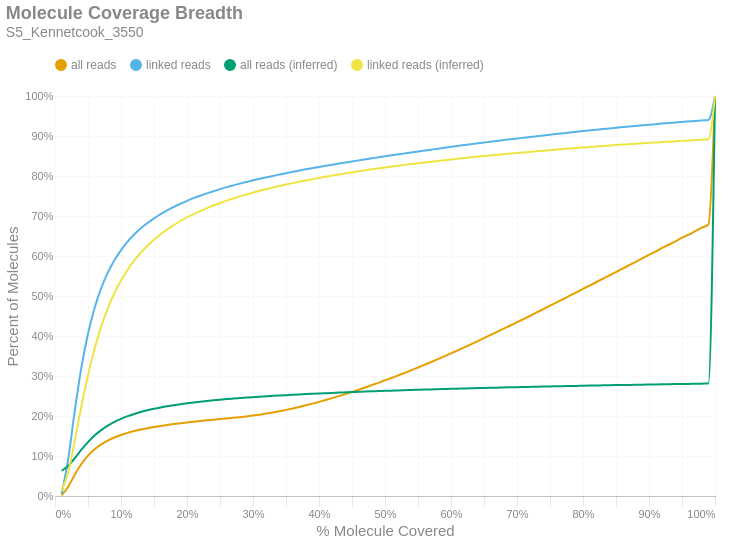

Write notebook code for a chart like this one.
### Markdown cell above
### Molecule Read Coverage
This chart shows molecule coverage breadth as computed by the number of bases aligned to that molecule. In other words, "*how much of each unique long molecule is actually sequenced/aligned?*" Keep in mind there is a distinction between sequences and alignments, since some sequences belonging to a particular molecule may not align well and wouldn't appear in the alignment data. This chart also shows molecule coverage breadth as computed by the *inferred fragment* from which the aligned sequences originate. Unlike read coverage, this calculation takes into account the total insert size, including unsequenced gaps between the forward and reverse reads. Like the previous figures, these are cumulative percents.

### Code cell
if SKIPLR:
    print_html(f"Skipped")
else:
    binned_df = consolidated_hist(valids['coverage_bp'], mask, 0.01, True)
    binned_df_inf = consolidated_hist(valids['coverage_inserts'], mask, 0.01, True)
    binned_df = binned_df.with_columns(pl.lit(binned_df_inf['all reads (cumsum)']).alias('all reads (inferred)'))
    binned_df = binned_df.with_columns(pl.lit(binned_df_inf['linked reads (cumsum)']).alias('linked reads (inferred)'))
    binned_df = binned_df.with_columns(
        (pl.col('bin').cast(pl.Float64) + 0.01).alias('right_edge')
    )

    with SafeRender(binned_df):
        (
            density_plot(binned_df, 'Molecule Coverage Breadth', samplename, 'molcov', ['all reads (inferred)','linked reads (inferred)'])
            .encode(
                #x=alt.X('bin:Q', title="% Molecule Covered").axis(format = '%').scale(padding=0),
                x=alt.X('right_edge:Q', title="% Molecule Covered").axis(format='%').scale(padding=0),
                y=alt.Y('value:Q', title='Percent of Molecules')
                    .axis(format='%')
                    .stack(False)
                    .scale(domainMin=0, padding=0),
                color=alt.Color("key:N").scale(domain = ["all reads", "linked reads", "all reads (inferred)", "linked reads (inferred)"]),
                tooltip = [
                    alt.Tooltip("key:N", title = "Data Type"),
                    alt.Tooltip("range_label:N", title="% Molecule Covered"),
                    alt.Tooltip("value:Q", format = ".2%", title="% Molecules")
                ]
            )
        ).display()

### Figure 1 — Vega-Lite specification as saved in the notebook (floating-point values rounded to 4 significant figures)
{"width": "container", "height": 400, "config": {"title": {"anchor": "start", "dy": -15, "fontSize": 18, "color": "#888888", "subtitleColor": "#888888", "subtitleFontSize": 14}, "arc": {"fill": "#0072B2"}, "axis": {"domainColor": "#888888", "domainWidth": 0.5, "gridWidth": 0.2, "grid": false, "titleFontWeight": 400, "titleFontSize": 15, "labelFontSize": 11, "labelColor": "#888888", "tickColor": "#888888", "tickWidth": 0.2, "titleColor": "#888888"}, "axisBand": {"grid": false}, "axisX": {"grid": true, "tickSize": 10, "domainCap": "round"}, "axisY": {"domain": false, "grid": true, "tickSize": 0, "domainCap": "round"}, "background": "transparent", "header": {"labelFontSize": 15, "labelColor": "#888888", "titleFontSize": 15, "titleFontWeight": 600, "titleColor": "#888888"}, "legend": {"labelFont": "sans-serif", "labelFontSize": 12, "labelColor": "#888888", "symbolSize": 100, "symbolType": "circle", "titleFontSize": 12, "titlePadding": 10, "titleColor": "#888888", "title": null, "orient": "top"}, "range": {"category": ["#E69F00", "#56B4E9", "#009E73", "#F0E442", "#0072B2", "#D55E00", "#CC79A7", "#000000"], "diverging": ["#cfe8f3", "#a2d4ec", "#73bfe2", "#46abdb", "#1696d2", "#12719e"]}, "area": {"fill": "#0072B2", "fillOpacity": 0.7, "line": true, "strokeOpacity": 0.7}, "line": {"color": "#0072B2", "stroke": "#0072B2", "strokeWidth": 2}, "trail": {"color": "#0072B2", "stroke": "#0072B2", "strokeWidth": 0, "size": 1}, "point": {"filled": true, "fillOpacity": 1.0, "size": 95}, "text": {"color": "#888888", "fontSize": 11, "align": "right", "fontWeight": 400, "size": 11}, "bar": {"fill": "#0072B2", "stroke": null}, "view": {"stroke": null, "continuousWidth": 660, "continuousHeight": 400}}, "data": {"name": "data-34b2fc62a1e7607a2931cf232a9e436e"}, "mark": {"type": "line", "interpolate": "monotone", "point": {"opacity": 0, "size": 275}}, "encoding": {"color": {"field": "key", "scale": {"domain": ["all reads", "linked reads", "all reads (inferred)", "linked reads (inferred)"]}, "type": "nominal"}, "tooltip": [{"field": "key", "title": "Data Type", "type": "nominal"}, {"field": "range_label", "title": "% Molecule Covered", "type": "nominal"}, {"field": "value", "format": ".2%", "title": "% Molecules", "type": "quantitative"}], "x": {"axis": {"format": "%"}, "field": "right_edge", "scale": {"padding": 0}, "title": "% Molecule Covered", "type": "quantitative"}, "y": {"axis": {"format": "%"}, "field": "value", "scale": {"domainMin": 0, "padding": 0}, "stack": false, "title": "Percent of Molecules", "type": "quantitative"}}, "params": [{"name": "param_c36ac31b6afebe62", "select": {"type": "point", "fields": ["key"]}, "bind": "legend"}], "title": {"text": "Molecule Coverage Breadth", "subtitle": "S5_Kennetcook_3550"}, "transform": [{"fold": ["all reads (cumsum)", "linked reads (cumsum)", "all reads (inferred)", "linked reads (inferred)"]}, {"calculate": "replace(datum.key, ' (cumsum)', '')", "as": "key"}, {"filter": {"param": "param_c36ac31b6afebe62"}}], "usermeta": {"embedOptions": {"downloadFileName": "S5_Kennetcook_3550.molcov"}}, "$schema": "https://vega.github.io/schema/vega-lite/v6.1.0.json", "datasets": {"data-34b2fc62a1e7607a2931cf232a9e436e": [{"bin": "0.0", "interval": "0.0-0.01", "all reads": 0.001641, "linked reads": 0.005796, "all reads (cumsum)": 0.001641, "linked reads (cumsum)": 0.005796, "range_label": "0.0-0.01", "all reads (inferred)": 0.06315, "linked reads (inferred)": 0.01318, "right_edge": 0.01}, {"bin": "0.01", "interval": "0.01-0.02", "all reads": 0.0217, "linked reads": 0.08662, "all reads (cumsum)": 0.02334, "linked reads (cumsum)": 0.09241, "range_label": "0.01-0.02", "all reads (inferred)": 0.07479, "linked reads (inferred)": 0.05875, "right_edge": 0.02}, {"bin": "0.02", "interval": "0.02-0.03", "all reads": 0.03, "linked reads": 0.1213, "all reads (cumsum)": 0.05334, "linked reads (cumsum)": 0.2137, "range_label": "0.02-0.03", "all reads (inferred)": 0.09474, "linked reads (inferred)": 0.139, "right_edge": 0.03}, {"bin": "0.03", "interval": "0.03-0.04", "all reads": 0.02664, "linked reads": 0.1079, "all reads (cumsum)": 0.07998, "linked reads (cumsum)": 0.3216, "range_label": "0.03-0.04", "all reads (inferred)": 0.1159, "linked reads (inferred)": 0.2246, "right_edge": 0.04}, {"bin": "0.04", "interval": "0.04-0.05", "all reads": 0.02079, "linked reads": 0.08422, "all reads (cumsum)": 0.1008, "linked reads (cumsum)": 0.4058, "range_label": "0.04-0.05", "all reads (inferred)": 0.1348, "linked reads (inferred)": 0.3019, "right_edge": 0.05}, {"bin": "0.05", "interval": "0.05-0.06", "all reads": 0.01591, "linked reads": 0.0643, "all reads (cumsum)": 0.1167, "linked reads (cumsum)": 0.4701, "range_label": "0.05-0.06", "all reads (inferred)": 0.1511, "linked reads (inferred)": 0.3684, "right_edge": 0.06}, {"bin": "0.06", "interval": "0.06-0.07", "all reads": 0.01227, "linked reads": 0.04965, "all reads (cumsum)": 0.129, "linked reads (cumsum)": 0.5197, "range_label": "0.06-0.07", "all reads (inferred)": 0.1647, "linked reads (inferred)": 0.4235, "right_edge": 0.07}, {"bin": "0.07", "interval": "0.07-0.08", "all reads": 0.009555, "linked reads": 0.0386, "all reads (cumsum)": 0.1385, "linked reads (cumsum)": 0.5583, "range_label": "0.07-0.08", "all reads (inferred)": 0.1759, "linked reads (inferred)": 0.4692, "right_edge": 0.08}, {"bin": "0.08", "interval": "0.08-0.09", "all reads": 0.007685, "linked reads": 0.03099, "all reads (cumsum)": 0.1462, "linked reads (cumsum)": 0.5893, "range_label": "0.08-0.09", "all reads (inferred)": 0.1851, "linked reads (inferred)": 0.5069, "right_edge": 0.09}, {"bin": "0.09", "interval": "0.09-0.1", "all reads": 0.006353, "linked reads": 0.02553, "all reads (cumsum)": 0.1525, "linked reads (cumsum)": 0.6148, "range_label": "0.09-0.1", "all reads (inferred)": 0.1929, "linked reads (inferred)": 0.5385, "right_edge": 0.1}, {"bin": "0.1", "interval": "0.1-0.11", "all reads": 0.005302, "linked reads": 0.02122, "all reads (cumsum)": 0.1578, "linked reads (cumsum)": 0.6361, "range_label": "0.1-0.11", "all reads (inferred)": 0.1996, "linked reads (inferred)": 0.5656, "right_edge": 0.11}, {"bin": "0.11", "interval": "0.11-0.12", "all reads": 0.004417, "linked reads": 0.01765, "all reads (cumsum)": 0.1623, "linked reads (cumsum)": 0.6537, "range_label": "0.11-0.12", "all reads (inferred)": 0.2051, "linked reads (inferred)": 0.5883, "right_edge": 0.12}, {"bin": "0.12", "interval": "0.12-0.13", "all reads": 0.00386, "linked reads": 0.01542, "all reads (cumsum)": 0.1661, "linked reads (cumsum)": 0.6691, "range_label": "0.12-0.13", "all reads (inferred)": 0.21, "linked reads (inferred)": 0.6081, "right_edge": 0.13}, {"bin": "0.13", "interval": "0.13-0.14", "all reads": 0.003397, "linked reads": 0.01346, "all reads (cumsum)": 0.1695, "linked reads (cumsum)": 0.6826, "range_label": "0.13-0.14", "all reads (inferred)": 0.2143, "linked reads (inferred)": 0.6254, "right_edge": 0.14}, {"bin": "0.14", "interval": "0.14-0.15", "all reads": 0.002885, "linked reads": 0.01137, "all reads (cumsum)": 0.1724, "linked reads (cumsum)": 0.694, "range_label": "0.14-0.15", "all reads (inferred)": 0.218, "linked reads (inferred)": 0.6405, "right_edge": 0.15}, {"bin": "0.15", "interval": "0.15-0.16", "all reads": 0.002709, "linked reads": 0.01063, "all reads (cumsum)": 0.1751, "linked reads (cumsum)": 0.7046, "range_label": "0.15-0.16", "all reads (inferred)": 0.2214, "linked reads (inferred)": 0.6542, "right_edge": 0.16}, {"bin": "0.16", "interval": "0.16-0.17", "all reads": 0.002453, "linked reads": 0.00952, "all reads (cumsum)": 0.1776, "linked reads (cumsum)": 0.7141, "range_label": "0.16-0.17", "all reads (inferred)": 0.2244, "linked reads (inferred)": 0.6664, "right_edge": 0.17}, {"bin": "0.17", "interval": "0.17-0.18", "all reads": 0.002257, "linked reads": 0.008635, "all reads (cumsum)": 0.1798, "linked reads (cumsum)": 0.7228, "range_label": "0.17-0.18", "all reads (inferred)": 0.2271, "linked reads (inferred)": 0.6774, "right_edge": 0.18}, {"bin": "0.18", "interval": "0.18-0.19", "all reads": 0.00209, "linked reads": 0.007919, "all reads (cumsum)": 0.1819, "linked reads (cumsum)": 0.7307, "range_label": "0.18-0.19", "all reads (inferred)": 0.2296, "linked reads (inferred)": 0.6875, "right_edge": 0.19}, {"bin": "0.19", "interval": "0.19-0.2", "all reads": 0.001918, "linked reads": 0.007102, "all reads (cumsum)": 0.1838, "linked reads (cumsum)": 0.7378, "range_label": "0.19-0.2", "all reads (inferred)": 0.2319, "linked reads (inferred)": 0.6967, "right_edge": 0.2}, {"bin": "0.2", "interval": "0.2-0.21", "all reads": 0.001876, "linked reads": 0.00681, "all reads (cumsum)": 0.1857, "linked reads (cumsum)": 0.7446, "range_label": "0.2-0.21", "all reads (inferred)": 0.2339, "linked reads (inferred)": 0.7048, "right_edge": 0.21}, {"bin": "0.21", "interval": "0.21-0.22", "all reads": 0.001739, "linked reads": 0.006153, "all reads (cumsum)": 0.1874, "linked reads (cumsum)": 0.7507, "range_label": "0.21-0.22", "all reads (inferred)": 0.2357, "linked reads (inferred)": 0.7124, "right_edge": 0.22}, {"bin": "0.22", "interval": "0.22-0.23", "all reads": 0.001655, "linked reads": 0.00575, "all reads (cumsum)": 0.1891, "linked reads (cumsum)": 0.7565, "range_label": "0.22-0.23", "all reads (inferred)": 0.2375, "linked reads (inferred)": 0.7196, "right_edge": 0.23}, {"bin": "0.23", "interval": "0.23-0.24", "all reads": 0.001663, "linked reads": 0.005501, "all reads (cumsum)": 0.1908, "linked reads (cumsum)": 0.762, "range_label": "0.23-0.24", "all reads (inferred)": 0.2392, "linked reads (inferred)": 0.7263, "right_edge": 0.24}, {"bin": "0.24", "interval": "0.24-0.25", "all reads": 0.001624, "linked reads": 0.005275, "all reads (cumsum)": 0.1924, "linked reads (cumsum)": 0.7673, "range_label": "0.24-0.25", "all reads (inferred)": 0.2408, "linked reads (inferred)": 0.7326, "right_edge": 0.25}, {"bin": "0.25", "interval": "0.25-0.26", "all reads": 0.001554, "linked reads": 0.004887, "all reads (cumsum)": 0.1939, "linked reads (cumsum)": 0.7721, "range_label": "0.25-0.26", "all reads (inferred)": 0.2422, "linked reads (inferred)": 0.7386, "right_edge": 0.26}, {"bin": "0.26", "interval": "0.26-0.27", "all reads": 0.001532, "linked reads": 0.004441, "all reads (cumsum)": 0.1955, "linked reads (cumsum)": 0.7766, "range_label": "0.26-0.27", "all reads (inferred)": 0.2435, "linked reads (inferred)": 0.7438, "right_edge": 0.27}, {"bin": "0.27", "interval": "0.27-0.28", "all reads": 0.00163, "linked reads": 0.004315, "all reads (cumsum)": 0.1971, "linked reads (cumsum)": 0.7809, "range_label": "0.27-0.28", "all reads (inferred)": 0.2448, "linked reads (inferred)": 0.7488, "right_edge": 0.28}, {"bin": "0.28", "interval": "0.28-0.29", "all reads": 0.001809, "linked reads": 0.004169, "all reads (cumsum)": 0.1989, "linked reads (cumsum)": 0.7851, "range_label": "0.28-0.29", "all reads (inferred)": 0.246, "linked reads (inferred)": 0.7538, "right_edge": 0.29}, {"bin": "0.29", "interval": "0.29-0.3", "all reads": 0.002131, "linked reads": 0.004104, "all reads (cumsum)": 0.201, "linked reads (cumsum)": 0.7892, "range_label": "0.29-0.3", "all reads (inferred)": 0.2472, "linked reads (inferred)": 0.7585, "right_edge": 0.3}, {"bin": "0.3", "interval": "0.3-0.31", "all reads": 0.002366, "linked reads": 0.003834, "all reads (cumsum)": 0.2034, "linked reads (cumsum)": 0.793, "range_label": "0.3-0.31", "all reads (inferred)": 0.2483, "linked reads (inferred)": 0.7631, "right_edge": 0.31}, {"bin": "0.31", "interval": "0.31-0.32", "all reads": 0.002615, "linked reads": 0.00363, "all reads (cumsum)": 0.206, "linked reads (cumsum)": 0.7966, "range_label": "0.31-0.32", "all reads (inferred)": 0.2494, "linked reads (inferred)": 0.7673, "right_edge": 0.32}, {"bin": "0.32", "interval": "0.32-0.33", "all reads": 0.002914, "linked reads": 0.003579, "all reads (cumsum)": 0.2089, "linked reads (cumsum)": 0.8002, "range_label": "0.32-0.33", "all reads (inferred)": 0.2503, "linked reads (inferred)": 0.7712, "right_edge": 0.33}, {"bin": "0.33", "interval": "0.33-0.34", "all reads": 0.003088, "linked reads": 0.003445, "all reads (cumsum)": 0.212, "linked reads (cumsum)": 0.8037, "range_label": "0.33-0.34", "all reads (inferred)": 0.2513, "linked reads (inferred)": 0.775, "right_edge": 0.34}, {"bin": "0.34", "interval": "0.34-0.35", "all reads": 0.003273, "linked reads": 0.003416, "all reads (cumsum)": 0.2153, "linked reads (cumsum)": 0.8071, "range_label": "0.34-0.35", "all reads (inferred)": 0.2522, "linked reads (inferred)": 0.7786, "right_edge": 0.35}, {"bin": "0.35", "interval": "0.35-0.36", "all reads": 0.003575, "linked reads": 0.00335, "all reads (cumsum)": 0.2189, "linked reads (cumsum)": 0.8104, "range_label": "0.35-0.36", "all reads (inferred)": 0.2531, "linked reads (inferred)": 0.7822, "right_edge": 0.36}, {"bin": "0.36", "interval": "0.36-0.37", "all reads": 0.003818, "linked reads": 0.003148, "all reads (cumsum)": 0.2227, "linked reads (cumsum)": 0.8136, "range_label": "0.36-0.37", "all reads (inferred)": 0.2539, "linked reads (inferred)": 0.7856, "right_edge": 0.37}, {"bin": "0.37", "interval": "0.37-0.38", "all reads": 0.004005, "linked reads": 0.003118, "all reads (cumsum)": 0.2267, "linked reads (cumsum)": 0.8167, "range_label": "0.37-0.38", "all reads (inferred)": 0.2547, "linked reads (inferred)": 0.7888, "right_edge": 0.38}, {"bin": "0.38", "interval": "0.38-0.39", "all reads": 0.004184, "linked reads": 0.002998, "all reads (cumsum)": 0.2309, "linked reads (cumsum)": 0.8197, "range_label": "0.38-0.39", "all reads (inferred)": 0.2555, "linked reads (inferred)": 0.792, "right_edge": 0.39}, {"bin": "0.39", "interval": "0.39-0.4", "all reads": 0.004464, "linked reads": 0.002985, "all reads (cumsum)": 0.2353, "linked reads (cumsum)": 0.8227, "range_label": "0.39-0.4", "all reads (inferred)": 0.2563, "linked reads (inferred)": 0.7951, "right_edge": 0.4}, {"bin": "0.4", "interval": "0.4-0.41", "all reads": 0.004557, "linked reads": 0.002824, "all reads (cumsum)": 0.2399, "linked reads (cumsum)": 0.8255, "range_label": "0.4-0.41", "all reads (inferred)": 0.257, "linked reads (inferred)": 0.7981, "right_edge": 0.41}, {"bin": "0.41", "interval": "0.41-0.42", "all reads": 0.004795, "linked reads": 0.002732, "all reads (cumsum)": 0.2447, "linked reads (cumsum)": 0.8282, "range_label": "0.41-0.42", "all reads (inferred)": 0.2578, "linked reads (inferred)": 0.801, "right_edge": 0.42}, {"bin": "0.42", "interval": "0.42-0.43", "all reads": 0.004956, "linked reads": 0.002774, "all reads (cumsum)": 0.2497, "linked reads (cumsum)": 0.831, "range_label": "0.42-0.43", "all reads (inferred)": 0.2585, "linked reads (inferred)": 0.8038, "right_edge": 0.43}, {"bin": "0.43", "interval": "0.43-0.44", "all reads": 0.005124, "linked reads": 0.002721, "all reads (cumsum)": 0.2548, "linked reads (cumsum)": 0.8337, "range_label": "0.43-0.44", "all reads (inferred)": 0.2591, "linked reads (inferred)": 0.8064, "right_edge": 0.44}, {"bin": "0.44", "interval": "0.44-0.45", "all reads": 0.005308, "linked reads": 0.002717, "all reads (cumsum)": 0.2601, "linked reads (cumsum)": 0.8364, "range_label": "0.44-0.45", "all reads (inferred)": 0.2598, "linked reads (inferred)": 0.8091, "right_edge": 0.45}, {"bin": "0.45", "interval": "0.45-0.46", "all reads": 0.005492, "linked reads": 0.00263, "all reads (cumsum)": 0.2656, "linked reads (cumsum)": 0.8391, "range_label": "0.45-0.46", "all reads (inferred)": 0.2604, "linked reads (inferred)": 0.8116, "right_edge": 0.46}, {"bin": "0.46", "interval": "0.46-0.47", "all reads": 0.005654, "linked reads": 0.002538, "all reads (cumsum)": 0.2712, "linked reads (cumsum)": 0.8416, "range_label": "0.46-0.47", "all reads (inferred)": 0.2611, "linked reads (inferred)": 0.8142, "right_edge": 0.47}, {"bin": "0.47", "interval": "0.47-0.48", "all reads": 0.00586, "linked reads": 0.002568, "all reads (cumsum)": 0.2771, "linked reads (cumsum)": 0.8442, "range_label": "0.47-0.48", "all reads (inferred)": 0.2617, "linked reads (inferred)": 0.8166, "right_edge": 0.48}, {"bin": "0.48", "interval": "0.48-0.49", "all reads": 0.005749, "linked reads": 0.002465, "all reads (cumsum)": 0.2828, "linked reads (cumsum)": 0.8467, "range_label": "0.48-0.49", "all reads (inferred)": 0.2623, "linked reads (inferred)": 0.819, "right_edge": 0.49}, {"bin": "0.49", "interval": "0.49-0.5", "all reads": 0.006443, "linked reads": 0.002638, "all reads (cumsum)": 0.2893, "linked reads (cumsum)": 0.8493, "range_label": "0.49-0.5", "all reads (inferred)": 0.2629, "linked reads (inferred)": 0.8214, "right_edge": 0.5}, {"bin": "0.5", "interval": "0.5-0.51", "all reads": 0.005726, "linked reads": 0.002496, "all reads (cumsum)": 0.295, "linked reads (cumsum)": 0.8518, "range_label": "0.5-0.51", "all reads (inferred)": 0.2634, "linked reads (inferred)": 0.8235, "right_edge": 0.51}, {"bin": "0.51", "interval": "0.51-0.52", "all reads": 0.006516, "linked reads": 0.002399, "all reads (cumsum)": 0.3015, "linked reads (cumsum)": 0.8542, "range_label": "0.51-0.52", "all reads (inferred)": 0.264, "linked reads (inferred)": 0.8258, "right_edge": 0.52}, {"bin": "0.52", "interval": "0.52-0.53", "all reads": 0.006375, "linked reads": 0.002404, "all reads (cumsum)": 0.3079, "linked reads (cumsum)": 0.8566, "range_label": "0.52-0.53", "all reads (inferred)": 0.2645, "linked reads (inferred)": 0.8278, "right_edge": 0.53}, {"bin": "0.53", "interval": "0.53-0.54", "all reads": 0.006644, "linked reads": 0.002386, "all reads (cumsum)": 0.3145, "linked reads (cumsum)": 0.859, "range_label": "0.53-0.54", "all reads (inferred)": 0.2651, "linked reads (inferred)": 0.83, "right_edge": 0.54}, {"bin": "0.54", "interval": "0.54-0.55", "all reads": 0.006596, "linked reads": 0.002339, "all reads (cumsum)": 0.3211, "linked reads (cumsum)": 0.8613, "range_label": "0.54-0.55", "all reads (inferred)": 0.2655, "linked reads (inferred)": 0.8319, "right_edge": 0.55}, {"bin": "0.55", "interval": "0.55-0.56", "all reads": 0.006925, "linked reads": 0.002267, "all reads (cumsum)": 0.3281, "linked reads (cumsum)": 0.8636, "range_label": "0.55-0.56", "all reads (inferred)": 0.266, "linked reads (inferred)": 0.8339, "right_edge": 0.56}, {"bin": "0.56", "interval": "0.56-0.57", "all reads": 0.007004, "linked reads": 0.002299, "all reads (cumsum)": 0.3351, "linked reads (cumsum)": 0.8659, "range_label": "0.56-0.57", "all reads (inferred)": 0.2665, "linked reads (inferred)": 0.8358, "right_edge": 0.57}, {"bin": "0.57", "interval": "0.57-0.58", "all reads": 0.006991, "linked reads": 0.002378, "all reads (cumsum)": 0.3421, "linked reads (cumsum)": 0.8683, "range_label": "0.57-0.58", "all reads (inferred)": 0.267, "linked reads (inferred)": 0.8376, "right_edge": 0.58}, {"bin": "0.58", "interval": "0.58-0.59", "all reads": 0.007211, "linked reads": 0.002336, "all reads (cumsum)": 0.3493, "linked reads (cumsum)": 0.8706, "range_label": "0.58-0.59", "all reads (inferred)": 0.2675, "linked reads (inferred)": 0.8395, "right_edge": 0.59}, {"bin": "0.59", "interval": "0.59-0.6", "all reads": 0.007424, "linked reads": 0.002263, "all reads (cumsum)": 0.3567, "linked reads (cumsum)": 0.8729, "range_label": "0.59-0.6", "all reads (inferred)": 0.268, "linked reads (inferred)": 0.8414, "right_edge": 0.6}, {"bin": "0.6", "interval": "0.6-0.61", "all reads": 0.007157, "linked reads": 0.00224, "all reads (cumsum)": 0.3639, "linked reads (cumsum)": 0.8751, "range_label": "0.6-0.61", "all reads (inferred)": 0.2684, "linked reads (inferred)": 0.8432, "right_edge": 0.61}, {"bin": "0.61", "interval": "0.61-0.62", "all reads": 0.007574, "linked reads": 0.002217, "all reads (cumsum)": 0.3714, "linked reads (cumsum)": 0.8773, "range_label": "0.61-0.62", "all reads (inferred)": 0.2688, "linked reads (inferred)": 0.8449, "right_edge": 0.62}, {"bin": "0.62", "interval": "0.62-0.63", "all reads": 0.007573, "linked reads": 0.002259, "all reads (cumsum)": 0.379, "linked reads (cumsum)": 0.8796, "range_label": "0.62-0.63", "all reads (inferred)": 0.2693, "linked reads (inferred)": 0.8466, "right_edge": 0.63}, {"bin": "0.63", "interval": "0.63-0.64", "all reads": 0.007758, "linked reads": 0.00209, "all reads (cumsum)": 0.3868, "linked reads (cumsum)": 0.8817, "range_label": "0.63-0.64", "all reads (inferred)": 0.2697, "linked reads (inferred)": 0.8483, "right_edge": 0.64}, {"bin": "0.64", "interval": "0.64-0.65", "all reads": 0.007734, "linked reads": 0.002014, "all reads (cumsum)": 0.3945, "linked reads (cumsum)": 0.8837, "range_label": "0.64-0.65", "all reads (inferred)": 0.2701, "linked reads (inferred)": 0.85, "right_edge": 0.65}, {"bin": "0.65", "interval": "0.65-0.66", "all reads": 0.008092, "linked reads": 0.002065, "all reads (cumsum)": 0.4026, "linked reads (cumsum)": 0.8857, "range_label": "0.65-0.66", "all reads (inferred)": 0.2705, "linked reads (inferred)": 0.8515, "right_edge": 0.66}, {"bin": "0.66", "interval": "0.66-0.67", "all reads": 0.00786, "linked reads": 0.002009, "all reads (cumsum)": 0.4104, "linked reads (cumsum)": 0.8877, "range_label": "0.66-0.67", "all reads (inferred)": 0.2709, "linked reads (inferred)": 0.853, "right_edge": 0.67}, {"bin": "0.67", "interval": "0.67-0.68", "all reads": 0.007945, "linked reads": 0.002074, "all reads (cumsum)": 0.4184, "linked reads (cumsum)": 0.8898, "range_label": "0.67-0.68", "all reads (inferred)": 0.2713, "linked reads (inferred)": 0.8546, "right_edge": 0.68}, {"bin": "0.68", "interval": "0.68-0.69", "all reads": 0.007917, "linked reads": 0.001903, "all reads (cumsum)": 0.4263, "linked reads (cumsum)": 0.8917, "range_label": "0.68-0.69", "all reads (inferred)": 0.2717, "linked reads (inferred)": 0.856, "right_edge": 0.69}, {"bin": "0.69", "interval": "0.69-0.7", "all reads": 0.008134, "linked reads": 0.001925, "all reads (cumsum)": 0.4344, "linked reads (cumsum)": 0.8937, "range_label": "0.69-0.7", "all reads (inferred)": 0.2721, "linked reads (inferred)": 0.8576, "right_edge": 0.7}, {"bin": "0.7", "interval": "0.7-0.71", "all reads": 0.007916, "linked reads": 0.001889, "all reads (cumsum)": 0.4424, "linked reads (cumsum)": 0.8955, "range_label": "0.7-0.71", "all reads (inferred)": 0.2725, "linked reads (inferred)": 0.859, "right_edge": 0.71}, {"bin": "0.71", "interval": "0.71-0.72", "all reads": 0.008227, "linked reads": 0.001911, "all reads (cumsum)": 0.4506, "linked reads (cumsum)": 0.8975, "range_label": "0.71-0.72", "all reads (inferred)": 0.2728, "linked reads (inferred)": 0.8605, "right_edge": 0.72}, {"bin": "0.72", "interval": "0.72-0.73", "all reads": 0.008388, "linked reads": 0.001976, "all reads (cumsum)": 0.459, "linked reads (cumsum)": 0.8994, "range_label": "0.72-0.73", "all reads (inferred)": 0.2732, "linked reads (inferred)": 0.8619, "right_edge": 0.73}, {"bin": "0.73", "interval": "0.73-0.74", "all reads": 0.008191, "linked reads": 0.001989, "all reads (cumsum)": 0.4672, "linked reads (cumsum)": 0.9014, "range_label": "0.73-0.74", "all reads (inferred)": 0.2736, "linked reads (inferred)": 0.8634, "right_edge": 0.74}, {"bin": "0.74", "interval": "0.74-0.75", "all reads": 0.008679, "linked reads": 0.001838, "all reads (cumsum)": 0.4758, "linked reads (cumsum)": 0.9033, "range_label": "0.74-0.75", "all reads (inferred)": 0.2739, "linked reads (inferred)": 0.8646, "right_edge": 0.75}, {"bin": "0.75", "interval": "0.75-0.76", "all reads": 0.00814, "linked reads": 0.001776, "all reads (cumsum)": 0.484, "linked reads (cumsum)": 0.905, "range_label": "0.75-0.76", "all reads (inferred)": 0.2743, "linked reads (inferred)": 0.866, "right_edge": 0.76}, {"bin": "0.76", "interval": "0.76-0.77", "all reads": 0.008401, "linked reads": 0.001838, "all reads (cumsum)": 0.4924, "linked reads (cumsum)": 0.9069, "range_label": "0.76-0.77", "all reads (inferred)": 0.2746, "linked reads (inferred)": 0.8673, "right_edge": 0.77}, {"bin": "0.77", "interval": "0.77-0.78", "all reads": 0.008345, "linked reads": 0.001925, "all reads (cumsum)": 0.5007, "linked reads (cumsum)": 0.9088, "range_label": "0.77-0.78", "all reads (inferred)": 0.2749, "linked reads (inferred)": 0.8686, "right_edge": 0.78}, {"bin": "0.78", "interval": "0.78-0.79", "all reads": 0.008389, "linked reads": 0.001808, "all reads (cumsum)": 0.5091, "linked reads (cumsum)": 0.9106, "range_label": "0.78-0.79", "all reads (inferred)": 0.2753, "linked reads (inferred)": 0.87, "right_edge": 0.79}, {"bin": "0.79", "interval": "0.79-0.8", "all reads": 0.00881, "linked reads": 0.001795, "all reads (cumsum)": 0.5179, "linked reads (cumsum)": 0.9124, "range_label": "0.79-0.8", "all reads (inferred)": 0.2756, "linked reads (inferred)": 0.8713, "right_edge": 0.8}, {"bin": "0.8", "interval": "0.8-0.81", "all reads": 0.008056, "linked reads": 0.001657, "all reads (cumsum)": 0.526, "linked reads (cumsum)": 0.9141, "range_label": "0.8-0.81", "all reads (inferred)": 0.276, "linked reads (inferred)": 0.8726, "right_edge": 0.81}, {"bin": "0.81", "interval": "0.81-0.82", "all reads": 0.008386, "linked reads": 0.001627, "all reads (cumsum)": 0.5344, "linked reads (cumsum)": 0.9157, "range_label": "0.81-0.82", "all reads (inferred)": 0.2763, "linked reads (inferred)": 0.8738, "right_edge": 0.82}, {"bin": "0.82", "interval": "0.82-0.83", "all reads": 0.008604, "linked reads": 0.001551, "all reads (cumsum)": 0.543, "linked reads (cumsum)": 0.9172, "range_label": "0.82-0.83", "all reads (inferred)": 0.2766, "linked reads (inferred)": 0.875, "right_edge": 0.83}, {"bin": "0.83", "interval": "0.83-0.84", "all reads": 0.0086, "linked reads": 0.001707, "all reads (cumsum)": 0.5516, "linked reads (cumsum)": 0.9189, "range_label": "0.83-0.84", "all reads (inferred)": 0.2769, "linked reads (inferred)": 0.8761, "right_edge": 0.84}, {"bin": "0.84", "interval": "0.84-0.85", "all reads": 0.008378, "linked reads": 0.001654, "all reads (cumsum)": 0.5599, "linked reads (cumsum)": 0.9206, "range_label": "0.84-0.85", "all reads (inferred)": 0.2772, "linked reads (inferred)": 0.8773, "right_edge": 0.85}, {"bin": "0.85", "interval": "0.85-0.86", "all reads": 0.008571, "linked reads": 0.001607, "all reads (cumsum)": 0.5685, "linked reads (cumsum)": 0.9222, "range_label": "0.85-0.86", "all reads (inferred)": 0.2775, "linked reads (inferred)": 0.8784, "right_edge": 0.86}, {"bin": "0.86", "interval": "0.86-0.87", "all reads": 0.008457, "linked reads": 0.001526, "all reads (cumsum)": 0.577, "linked reads (cumsum)": 0.9237, "range_label": "0.86-0.87", "all reads (inferred)": 0.2778, "linked reads (inferred)": 0.8796, "right_edge": 0.87}, {"bin": "0.87", "interval": "0.87-0.88", "all reads": 0.00861, "linked reads": 0.001526, "all reads (cumsum)": 0.5856, "linked reads (cumsum)": 0.9253, "range_label": "0.87-0.88", "all reads (inferred)": 0.2781, "linked reads (inferred)": 0.8807, "right_edge": 0.88}, {"bin": "0.88", "interval": "0.88-0.89", "all reads": 0.008508, "linked reads": 0.001529, "all reads (cumsum)": 0.5941, "linked reads (cumsum)": 0.9268, "range_label": "0.88-0.89", "all reads (inferred)": 0.2784, "linked reads (inferred)": 0.8817, "right_edge": 0.89}, {"bin": "0.89", "interval": "0.89-0.9", "all reads": 0.008688, "linked reads": 0.001458, "all reads (cumsum)": 0.6028, "linked reads (cumsum)": 0.9282, "range_label": "0.89-0.9", "all reads (inferred)": 0.2787, "linked reads (inferred)": 0.8828, "right_edge": 0.9}, {"bin": "0.9", "interval": "0.9-0.91", "all reads": 0.008112, "linked reads": 0.001353, "all reads (cumsum)": 0.6109, "linked reads (cumsum)": 0.9296, "range_label": "0.9-0.91", "all reads (inferred)": 0.2789, "linked reads (inferred)": 0.8839, "right_edge": 0.91}, {"bin": "0.91", "interval": "0.91-0.92", "all reads": 0.0093, "linked reads": 0.001497, "all reads (cumsum)": 0.6202, "linked reads (cumsum)": 0.9311, "range_label": "0.91-0.92", "all reads (inferred)": 0.2792, "linked reads (inferred)": 0.8849, "right_edge": 0.92}, {"bin": "0.92", "interval": "0.92-0.93", "all reads": 0.007936, "linked reads": 0.001356, "all reads (cumsum)": 0.6281, "linked reads (cumsum)": 0.9324, "range_label": "0.92-0.93", "all reads (inferred)": 0.2795, "linked reads (inferred)": 0.8859, "right_edge": 0.93}, {"bin": "0.93", "interval": "0.93-0.94", "all reads": 0.008537, "linked reads": 0.001393, "all reads (cumsum)": 0.6367, "linked reads (cumsum)": 0.9338, "range_label": "0.93-0.94", "all reads (inferred)": 0.2797, "linked reads (inferred)": 0.8869, "right_edge": 0.94}, {"bin": "0.94", "interval": "0.94-0.95", "all reads": 0.009058, "linked reads": 0.001393, "all reads (cumsum)": 0.6457, "linked reads (cumsum)": 0.9352, "range_label": "0.94-0.95", "all reads (inferred)": 0.28, "linked reads (inferred)": 0.8878, "right_edge": 0.95}, {"bin": "0.95", "interval": "0.95-0.96", "all reads": 0.007574, "linked reads": 0.001236, "all reads (cumsum)": 0.6533, "linked reads (cumsum)": 0.9365, "range_label": "0.95-0.96", "all reads (inferred)": 0.2803, "linked reads (inferred)": 0.8889, "right_edge": 0.96}, {"bin": "0.96", "interval": "0.96-0.97", "all reads": 0.008813, "linked reads": 0.001261, "all reads (cumsum)": 0.6621, "linked reads (cumsum)": 0.9377, "range_label": "0.96-0.97", "all reads (inferred)": 0.2806, "linked reads (inferred)": 0.8898, "right_edge": 0.97}, {"bin": "0.97", "interval": "0.97-0.98", "all reads": 0.008816, "linked reads": 0.0011, "all reads (cumsum)": 0.6709, "linked reads (cumsum)": 0.9388, "range_label": "0.97-0.98", "all reads (inferred)": 0.2809, "linked reads (inferred)": 0.8908, "right_edge": 0.98}, {"bin": "0.98", "interval": "0.98-0.99", "all reads": 0.007859, "linked reads": 0.001253, "all reads (cumsum)": 0.6788, "linked reads (cumsum)": 0.9401, "range_label": "0.98-0.99", "all reads (inferred)": 0.2812, "linked reads (inferred)": 0.8917, "right_edge": 0.99}, {"bin": "0.99", "interval": "0.99-1.0", "all reads": 0.3212, "linked reads": 0.05992, "all reads (cumsum)": 1.0, "linked reads (cumsum)": 1.0, "range_label": "0.99-1.0", "all reads (inferred)": 1.0, "linked reads (inferred)": 1.0, "right_edge": 1.0}]}}
